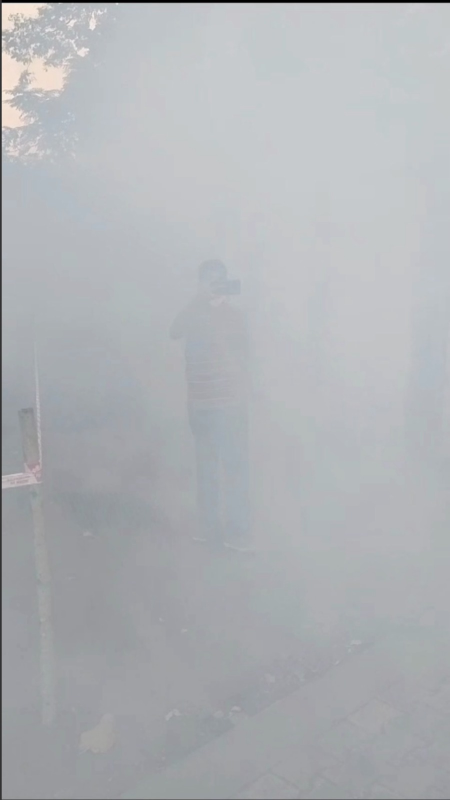
#> input picture smoke picture.jpeg, 899 x 1600 px, given in place of the camera (shown at 1/2 size)
$ python motiondetection.py
#> lines starting #> are read from the running program, lines starting #| are printed output that depends on the picture; after the words box and inside, x2 and y2 are one past the last pixel; in counts of white or black regions, pixels touching at a corner belong together
import cv2
import datetime

cap = cv2.VideoCapture(0)

ret, frame1 = cap.read()
#> frame1 is the input picture: shape (1600, 899, 3); mean B, G, R 181.8, 178.2, 175.4
print(frame1.shape)  # Print the shape to check dimensions
#| (1600, 899, 3)
ret, frame2 = cap.read()
print(frame2.shape)  # Print the shape to check dimensions
#| (1600, 899, 3)

width = int(input("Enter the desired width: "))
#> the answer given: 100
height = int(input("Enter the desired height: "))
#> the answer given: 100

# Create background subtractor
fgbg = cv2.createBackgroundSubtractorMOG2()

while cap.isOpened():
    ret, frame1 = cap.read()
    if not ret:
        print("Error reading frame.")
        break

    # Apply background subtraction
    fgmask = fgbg.apply(frame1)
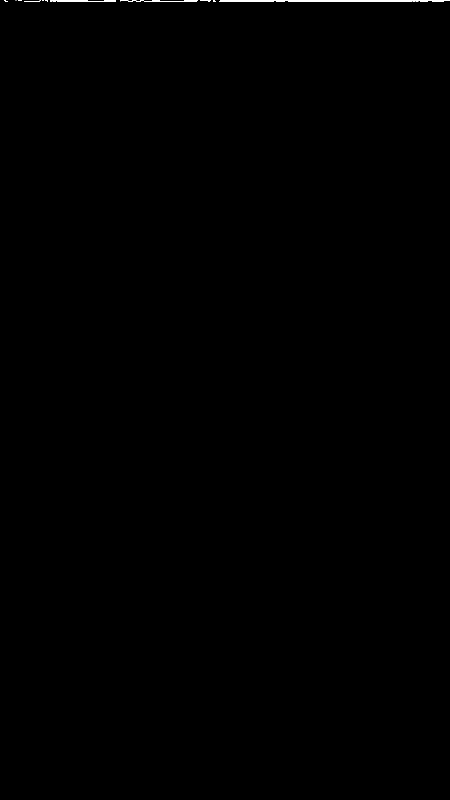
#> fgmask: shape (1600, 899) (shown at 1/2 size); values 127 (black) and 255 (white), 0.15% white; 22 white regions (15 under 20 px), largest, box (x1, y1, x2, y2) and area: (440, 0, 899, 4) 1192, (100, 0, 232, 4) 358, (264, 0, 396, 4) 268

    # Further processing to enhance the result
    blur = cv2.GaussianBlur(fgmask, (5, 5), 0)
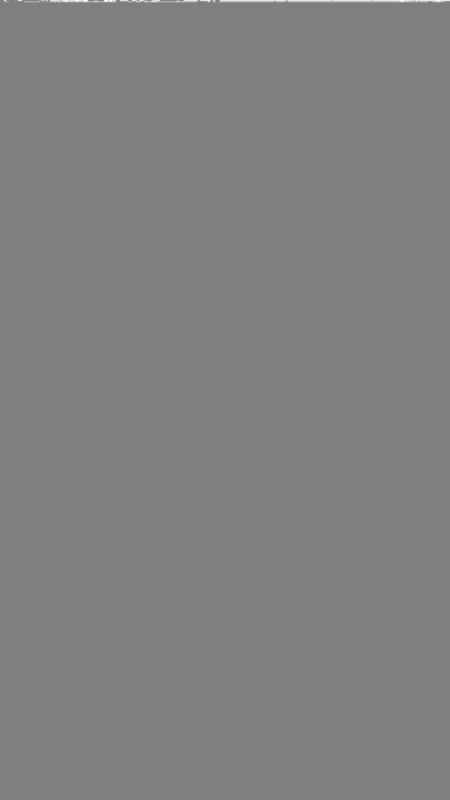
#> blur: shape (1600, 899) (shown at 1/2 size); min 127, max 255, mean 127.2
    _, thresh = cv2.threshold(blur, 20, 255, cv2.THRESH_BINARY)
#> thresh: shape (1600, 899); every value is 255
    dilated = cv2.dilate(thresh, None, iterations=3)
    contours, _ = cv2.findContours(dilated, cv2.RETR_TREE, cv2.CHAIN_APPROX_SIMPLE)
#> contours = [[[0, 0], [0, 1599], [898, 1599], [898, 0]]]

    # Resize the frame
    frame1 = cv2.resize(frame1, (width, height))
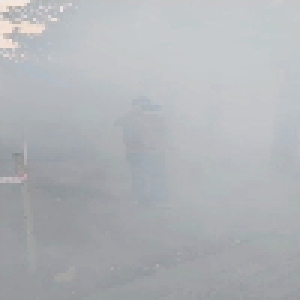
#> frame1: shape (100, 100, 3) (shown 3 times larger); mean B, G, R 183.1, 179.5, 176.7

    motion_detected = False  # Flag to indicate motion detection

    for contour in contours:
        (x, y, w, h) = cv2.boundingRect(contour)

        if cv2.contourArea(contour) < 700:
            continue

        cv2.rectangle(frame1, (x, y), (x + w, y + h), (0, 255, 0), 2)
        motion_detected = True
#> this loop made 1 pass
#> (contour, x, y, w, h, motion_detected) on pass 1: ([[0, 0], [0, 1599], [898, 1599], [898, 0]], 0, 0, 899, 1600, True)
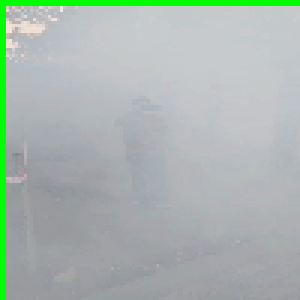
#> frame1: shape (100, 100, 3) (shown 3 times larger); 3.96% of pixels changed, all inside (x1, y1, x2, y2) = (0, 0, 100, 100)

    if motion_detected:
        # Update the reference frame only if motion is detected
        frame2 = cap.read()[1]

    datet = datetime.datetime.now().strftime("%Y-%m-%d %H:%M:%S")

    # Add date and time text to the frame
    cv2.putText(frame1, datet, (10, 30), cv2.FONT_HERSHEY_SIMPLEX, 1, (255, 255, 255), 2, cv2.LINE_AA)
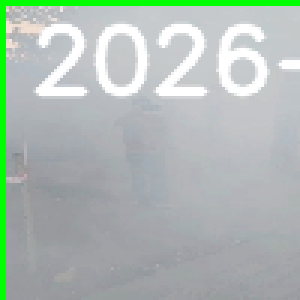
#> frame1: shape (100, 100, 3) (shown 3 times larger); 11% of pixels changed, all inside (x1, y1, x2, y2) = (11, 7, 100, 33)
    cv2.imshow("motion", frame1)
    frame1 = frame2

    if cv2.waitKey(40) == 27:
#> (key Esc is pressed here)
        break

cv2.destroyAllWindows()
cap.release()
